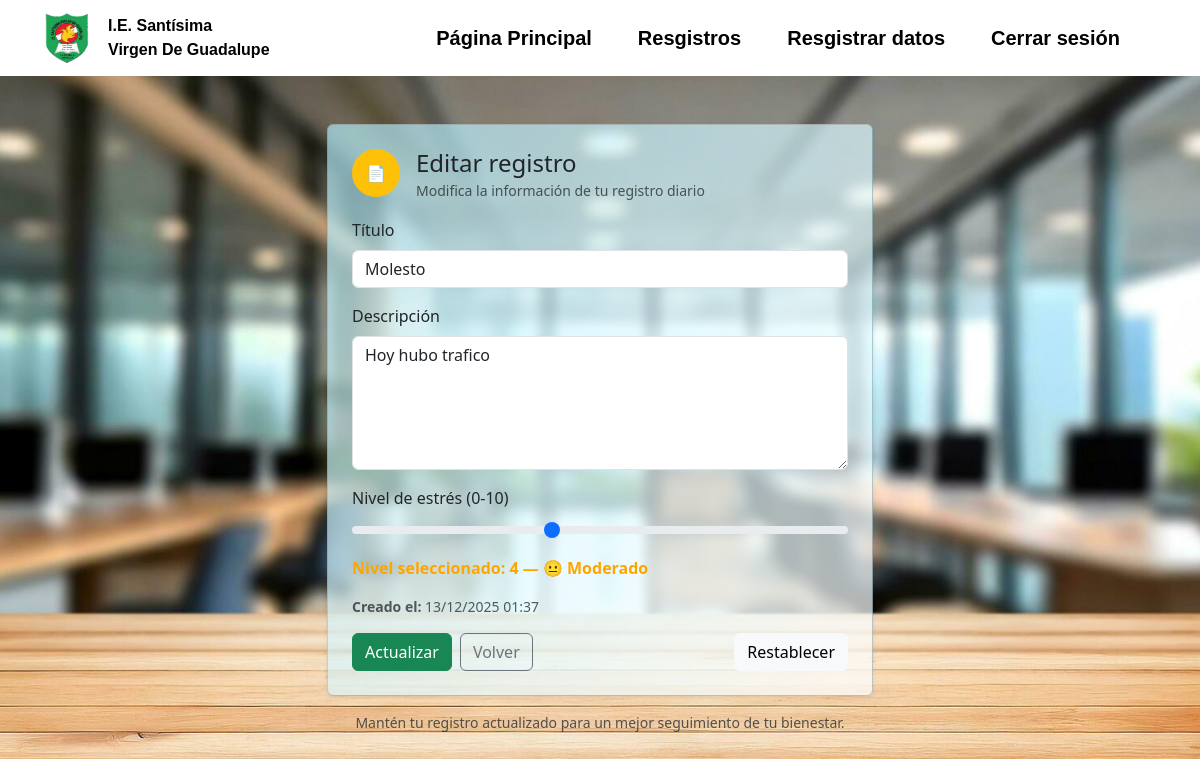
Page /tasks/13/ (signed in) on the committed database.
### tasks/models.py (models this page shows, shortened)
class RegistrosDiarios(models.Model):
    title = models.CharField(max_length=100)
    description = models.TextField(blank=True)
    created = models.DateTimeField(auto_now_add=True)
    user = models.ForeignKey(User, on_delete=models.CASCADE)
    stress_level = models.PositiveSmallIntegerField(default=0)

### tasks/views.py (the view, shortened to what this page needs)
# urls.py: path('tasks/<int:registro_id>/', views.registros_detalle, name='registros_detalle'),
@login_required
def registros_detalle(request, registro_id):
    if request.method == 'GET':
        registro = get_object_or_404(RegistrosDiarios, pk=registro_id, user=request.user)
        form = TaskForm(instance=registro)
        return render(request, 'registros_detalle.html', {'registro': registro, 'form': form})

### tasks/forms.py
class TaskForm(ModelForm):
    class Meta:
        model = RegistrosDiarios
        fields = ['title', 'description', 'stress_level']
        widgets = {
            'title': TextInput(attrs={
                'class': 'form-control',
                'placeholder': 'Título del registro',
                'autofocus': True
            }),
            'description': Textarea(attrs={
                'class': 'form-control',
                'rows': 5,
                'placeholder': '¿Cómo te sientes hoy? Describe brevemente...'
            }),
            'stress_level': NumberInput(attrs={
                'type': 'range',
                'class': 'form-range',
                'min': 0,
                'max': 10,
                'step': 1,
                'id':'stress_level',
            }),
        }

### tasks/templates/registros_detalle.html (shortened to what this page needs)
{% extends 'base.html' %}
{% load static %}
{% block content %}
<div class="container py-5">
    <div class="row justify-content-center">
        <div class="col-12 col-md-8 col-lg-6">
            <div class="card shadow-sm" style="background: linear-gradient(135deg,rgba(176, 238, 253, 0.658) 0%, #ffffffb6 100%);">
                <div class="card-body p-4">
                    <div class="d-flex align-items-start mb-3">
                        <div class="me-3">
                            <div class="avatar bg-warning text-white rounded-circle d-flex align-items-center justify-content-center"
                                style="width:48px;height:48px;font-weight:600;">
                                📄
                            </div>
                        </div>
                        <div>
                            <h4 class="mb-0">Editar registro</h4>
                            <small class="text-muted">Modifica la información de tu registro diario</small>
                        </div>
                    </div>
                    <form method="post" novalidate>
                        <div class="mb-3">
                            <label for="{{ form.title.id_for_label }}" class="form-label">Título</label>
                            {{ form.title }}
                        </div>
                        <div class="mb-3">
                            <label for="{{ form.description.id_for_label }}" class="form-label">Descripción</label>
                            {{ form.description }}
                        </div>
                        <div class="mb-3">
                            <label for="stress_level" class="form-label">Nivel de estrés (0-10)</label>
                            {{ form.stress_level }}
                            <div id="stressLevelDisplay" class="fw-bold mt-2"></div>
                        </div>
                        <div class="mb-3 text-muted small">
                            <strong>Creado el:</strong> {{ registro.created|date:"d/m/Y H:i" }}
                        </div>
                        <div class="d-flex gap-2">
                            <button type="submit" class="btn btn-success">Actualizar</button>
                            <a href="{% url 'tasks' %}" class="btn btn-outline-secondary">Volver</a>
                            <button type="reset" class="btn btn-light ms-auto">Restablecer</button>
                        </div>
                    </form>
                </div>
            </div>
            <p class="text-center text-muted small mt-3">Mantén tu registro actualizado para un mejor seguimiento de tu
                bienestar.</p>
        </div>
    </div>
</div>
{% endblock %}

### rows in the picture
RegistrosDiarios: title "Molesto", description "Hoy hubo trafico", stress_level "4", created "13/12/2025 01:37"
